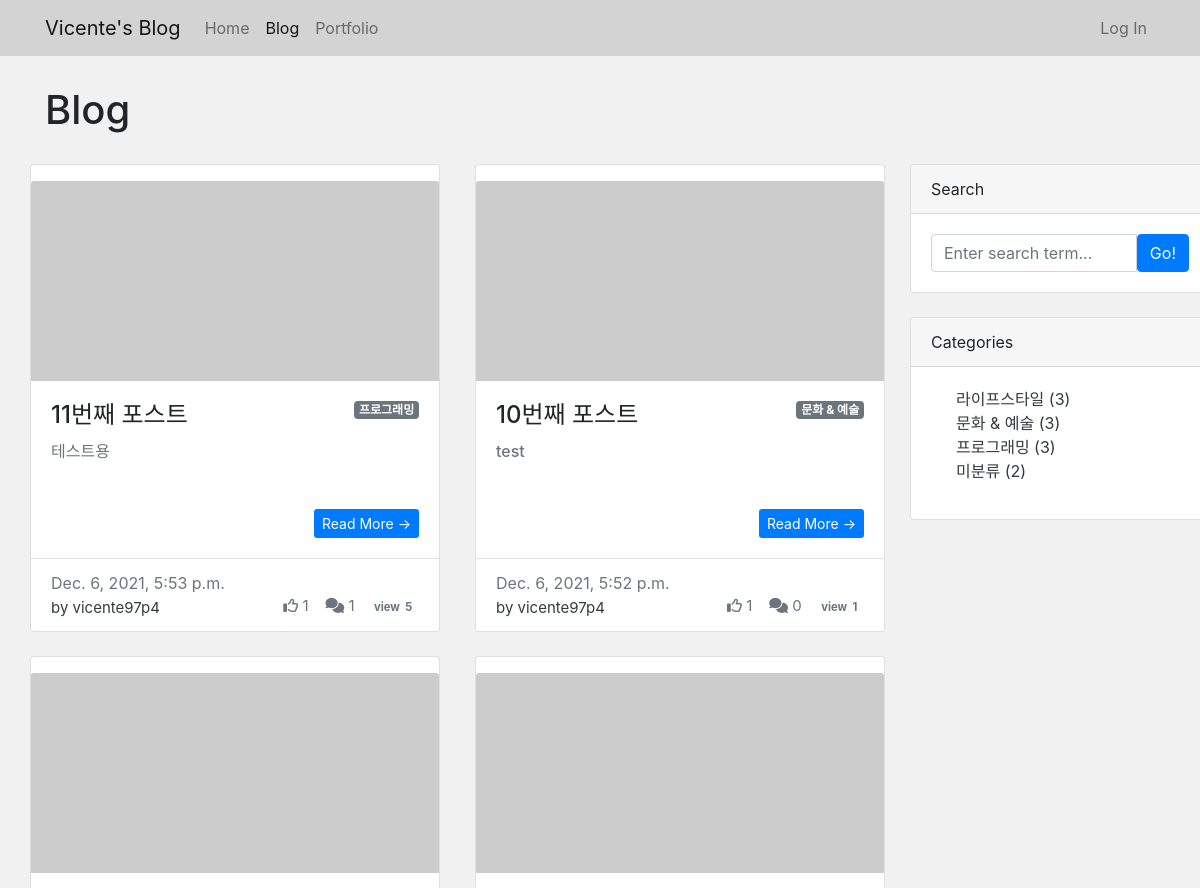
/blog/ (upper part), run on an earlier commit of the app's database.
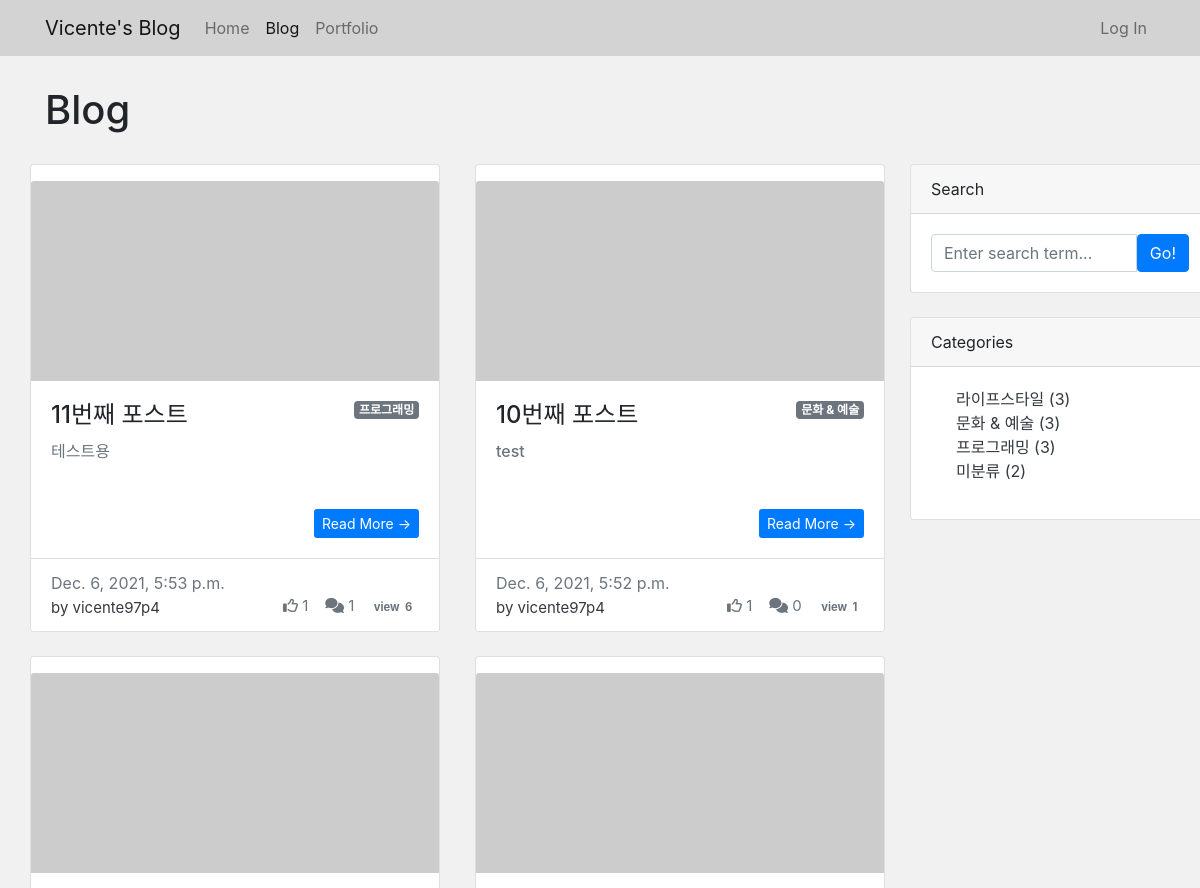
And on a later commit of the database.
### blog/models.py (models this page shows, shortened)
class Post(models.Model):
    title = models.CharField(max_length=30)
    hook_text = models.CharField(max_length=100, blank=True)
    content = MarkdownxField()
    head_image = models.ImageField(upload_to='blog/images/%Y/%m/%d/', blank=True)
    file_upload = models.FileField(upload_to='blog/files/%Y/%m/%d/', blank=True)
    created_at = models.DateTimeField(auto_now_add=True)
    updated_at = models.DateTimeField(auto_now=True)
    author = models.ForeignKey(User, null=True, on_delete=models.SET_NULL)
    category = models.ForeignKey(Category, null=True, blank=True, on_delete=models.SET_NULL)
    tags = models.ManyToManyField(Tag, blank=True)
    good = models.ManyToManyField(User, related_name='good', blank=True)
    view_cnt = models.PositiveIntegerField(default=0, verbose_name='조회수')
    def get_absolute_url(self):
        return f'/blog/{self.pk}/'

class Category(models.Model):
    name = models.CharField(max_length=50, unique=True)
    slug = models.SlugField(max_length=200, unique=True, allow_unicode=True)
    def __str__(self):
        return self.name
    def get_absolute_url(self):
        return f'/blog/category/{self.slug}/'
    class Meta:
        verbose_name_plural = 'Categories'

### blog/views.py (the view, shortened to what this page needs)
# urls.py: path('', views.PostList.as_view()),
class PostList(ListView):
    model = Post
    ordering = '-pk'
    paginate_by = 10
    def get_context_data(self, *, object_list=None, **kwargs):
        context = super(PostList, self).get_context_data() # 기존에 제공했던 기능을 가져와서 context 변수에 저장
        context['categories'] = Category.objects.all()
        context['no_category_post_count'] = Post.objects.filter(category=None).count()
        lst = context['post_list']
        temp = []
        for i in range(0, len(lst), 2):
            tmp = []
            tmp.append(lst[i])
            if i+1 < len(lst):
                tmp.append(lst[i+1])
            temp.append(tmp)
        context['post_list'] = temp
        page = context['page_obj']
        lst = page.paginator.page_range
        context['page_range'] = lst
        return context

### blog/models.py (called while the page is built)
    def __str__(self):
        return self.name

    def get_absolute_url(self):
        return f'/blog/tag/{self.slug}/'

### blog/templates/blog/post_list.html (shortened to what this page needs)
{% extends 'blog/base.html' %}
{% block main_area %}
    <h1 style="margin-bottom: 30px;">Blog
    </h1>
    {% if post_list %}
        {% for post in post_list %}
        <div class="row" style="display: flex; justify-content: space-between;">
            {% for p in post %}
            <div class="card mb-4 enlarge" id="post-{{ p.pk }}" style="max-height: 500px; width: 410px">
                {% if p.head_image %}
                    <a href="{{ p.get_absolute_url }}"><img class="card-img-top mt-3" src="{{ p.head_image.url }}" alt="..." style="max-height: 200px;"/></a>
                {% else %}
                    <a href="{{ p.get_absolute_url }}"><img class="card-img-top mt-3" src="https://picsum.photos/seed/{{ p.pk }}/410/200" alt="..." style="max-height: 200px;"/></a>
                {% endif %}
                <div class="card-body">
                    {% if p.category %}
                        <span class="badge badge-secondary float-right">{{ p.category }}</span>
                    {% else %}
                        <span class="badge badge-secondary float-right">미분류</span>
                    {% endif %}
                    <h4 class="card-title">{{ p.title }}</h4>
                    {% if p.hook_text %}
                        <h6 class="text-muted">{{ p.hook_text }}</h6>
                    {% endif %}
                    <div class="mt-5" style="display: flex;">
                    <a href="{{ p.get_absolute_url }}" class="btn-sm btn-primary" style="margin-left: auto;">Read More &rarr;</a>
                    </div>
                </div>
                <div class="card-footer text-muted" style="background-color: #fff">
                    {{ p.created_at }}
                    <br/>
                    <a href="#" class="text-dark" style="font-size: 15px;">by {{ p.author | lower }}</a>
                    <span class="float-right" style="font-size: 15px;">
                        <i class="far fa-thumbs-up"></i> {{p.good.count}}
                        <i class="fas fa-comments"></i> {{p.comment_set.count}}
                        <span class="badge badge-pill badge-gray"> view &nbsp;{{p.view_cnt}}</span>
                    </span>
                </div>
            </div>
            {% endfor %}
             </div>
        {% endfor %}
    {% else %}
        <h3 class="my-5">아직 게시물이 없습니다.</h3>
    {% endif %}
{% endblock %}

### blog/templates/blog/base.html (shortened to what this page needs)
<!DOCTYPE html>
{% load static %}
<html lang="ko">
<head>
    <link rel="stylesheet" href="{% static '/blog/bootstrap/bootstrap.min.css' %}" media="screen">
</head>
<body style="background-color: #f1f1f1;">
{% include 'blog/navbar.html' %}
<div class="container">
    <div class="row">
        <div class="col-md-8 col-lg-9" id="main-area" style="background-color: #f1f1f1;padding-top: 30px">
            {% block main_area %}
            {% endblock %}
        </div>
        <div style="width: 10px;"></div>
        <div class="col-md-4 col-lg-2 float-right" style="margin-top: 108px;">
            <div style="width: 300px;">
            <div class="card mb-4">
                <div class="card-header">Search</div>
                <div class="card-body">
                    <div class="input-group">
                        <input class="form-control" type="text" placeholder="Enter search term..." aria-label="Enter search term..." aria-describedby="button-search" id="search-input"/>
                        <button class="btn btn-primary" id="button-search" type="button" onclick="searchPost();">Go!</button>
                    </div>
                </div>
            </div>
            <div class="card mb-4" id="categories-card">
                <div class="card-header">Categories</div>
                <div class="card-body">
                    <div class="row">
                        <ul style="list-style: none;">
                            {% for category in categories %}
                            <li><a href="{{ category.get_absolute_url }}" class="text-decoration-none text-dark">{{ category }} ({{ category.post_set.count }})</a></li>
                            {% endfor %}
                            <li><a href="/blog/category/no_category/" class="text-decoration-none text-dark">미분류 ({{ no_category_post_count }})</a></li>
                        </ul>
                    </div>
                </div>
            </div>
                </div>
        </div>
    </div>
</div>
</body>
</html>

### blog/templates/blog/navbar.html (shortened to what this page needs)
{% load socialaccount %}
<nav class="navbar navbar-expand-lg navbar-light" style="background-color: #d3d3d3;">
    <div class="container">
      <a class="navbar-brand" href="{{'/'}}">Vicente's Blog</a>
      <div class="collapse navbar-collapse" id="navbarNavDropdown">
        <ul class="navbar-nav">
          <li class="nav-item" id="home">
            <a class="nav-link" href="{{'/'}}">Home <span class="sr-only">(current)</span></a>
          </li>
          <li class="nav-item active" id="blog">
            <a class="nav-link" href="{{ '/blog/' }}">Blog</a>
          </li>
          <li class="nav-item" id="portfolio">
            <a class="nav-link" href="{{ '/about_me/' }}">Portfolio</a>
          </li>
        </ul>
          <ul class="navbar-nav ml-auto">
            {% if user.is_authenticated %}
            <li class="nav-item dropdown">
              <a class="nav-link dropdown-toggle" href="#" id="navbarDropdownMenuLink" role="button" data-toggle="dropdown" aria-expanded="false">
                {% if user.socialaccount_set.all.0.get_avatar_url %}
                <img class="rounded-circle" width="25px" src="{{user.socialaccount_set.all.0.get_avatar_url}}" alt="">
                {% else %}
                <img class="rounded-circle" src="https://picsum.photos/seed/{{user.pk}}/25/25" width="25px"/>
                {% endif %}
                &nbsp;
                {{ user.username }}
              </a>
              <div class="dropdown-menu" aria-labelledby="navbarDropdownMenuLink">
                <a class="dropdown-item" href="/accounts/logout/">Log Out</a>
              </div>
            </li>
            {% else %}
            <li class="nav-item">
                <a class="nav-link" href="#" data-toggle="modal" data-target="#loginModal">Log In</a>
            </li>
            {% endif %}
        </ul>
      </div>
    </div>
</nav>

What changed in the data, as far as the page shows it:
changed Post "11번째 포스트": view_cnt "5" → "6"
